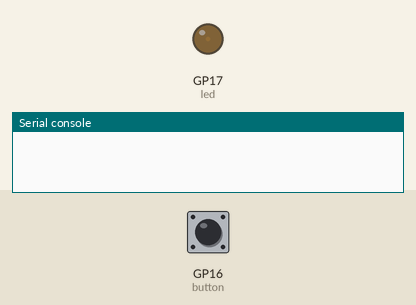
This program was run on a simulated Raspberry Pi Pico running MicroPython. On the bench: output pins drawn as LEDs (lit = HIGH), the last lines printed to the serial console. The inputs (shaded band) are chosen by the test bench; at power-on: GP16 (button) LOW.

Above: at 1.2 s.
1.3 s: GP16 (button) pulled HIGH for 0.15 s
At 2.11 s:
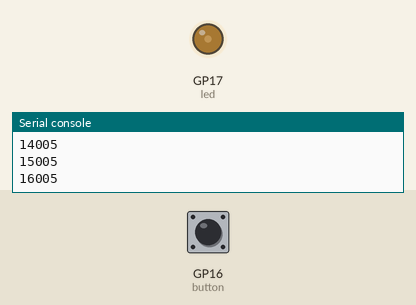
At 3.76 s:
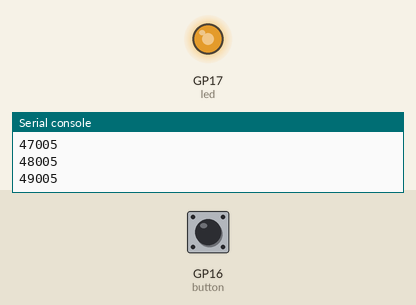
4.3 s: GP16 (button) pulled HIGH for 1 s
8.3 s: GP16 (button) pulled HIGH for 3.2 s
At 9.96 s:
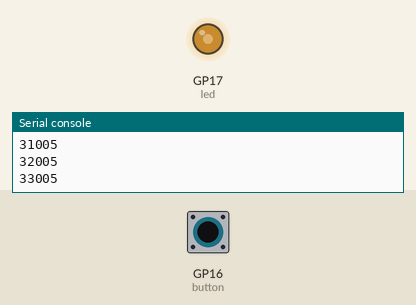
Timing chart, 0 to 15.8 s (numbered marks = the images above; inputs shaded):
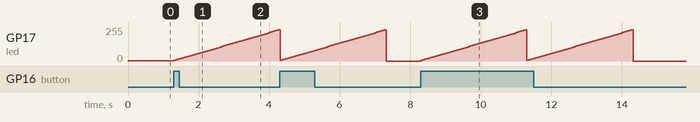

The program:

pwmled2.py
```python
from machine import Pin, PWM
import time as time

led = PWM(Pin(17))
led.freq(15000)
duty = 100
button = Pin(16, Pin.IN, Pin.PULL_DOWN)
led.duty_u16(duty)

while True:
    led.duty_u16(duty)
    if button.value() == 1:
        duty = 5
        while True:
          duty = duty + 1000
          led.duty_u16(duty)
          time.sleep(0.05)
          print(duty)
          if duty > 60000:
            duty = 0
            break
```

Measured:
- after the input at 1.3 s, GP17 (led): moves from 1/255 to 233/255 over 3.0 s, starting at once
- after the input at 8.3 s, GP17 (led): ramps from 0/255 to 233/255 and jumps back, once every 3.0 s
